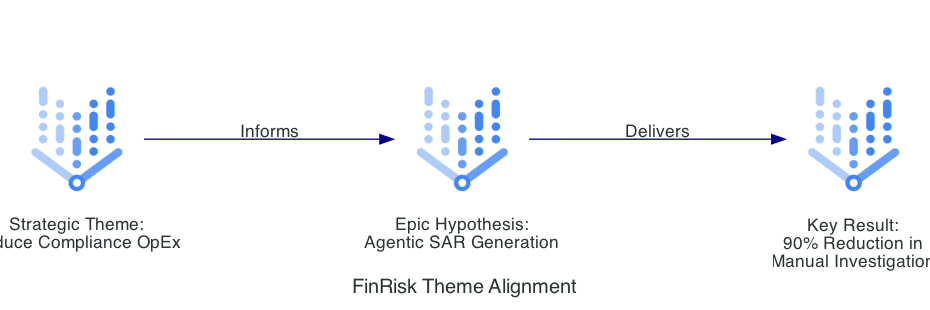

The Python source for this figure:
from diagrams import Diagram, Edge
from diagrams.custom import Custom
from diagrams.gcp.ml import VertexAI

graph_attr = {"pad": "0.1", "nodesep": "1.5", "ranksep": "2.0", "bgcolor": "transparent"}

with Diagram("FinRisk Theme Alignment", show=False, filename="finrisk_theme_alignment", direction="LR", graph_attr=graph_attr):
    theme = VertexAI("Strategic Theme:\nReduce Compliance OpEx")
    hypothesis = VertexAI("Epic Hypothesis:\nAgentic SAR Generation")
    outcome = VertexAI("Key Result:\n90% Reduction in\nManual Investigation")

    theme >> Edge(label="Informs", color="darkblue") >> hypothesis >> Edge(label="Delivers", color="darkblue") >> outcome
